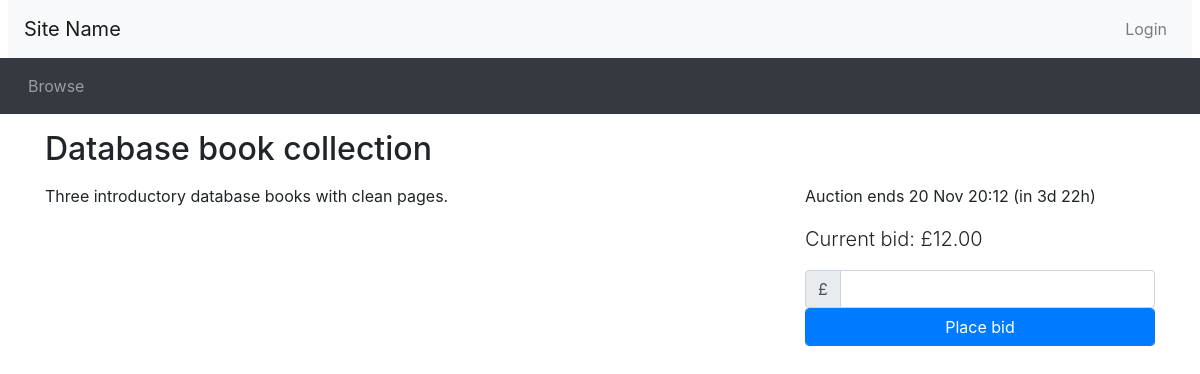
The page /listing.php?item_id=4 on the database its author committed.
### tables this page shows
CREATE TABLE Auction (
 auctionID INTEGER AUTO_INCREMENT PRIMARY KEY,
 sellerID INTEGER NOT NULL,
 categoryID INTEGER NOT NULL,
 title VARCHAR(200) NOT NULL,
 description TEXT NOT NULL,
 itemCondition VARCHAR(100),
 startingPrice DECIMAL(10,2) NOT NULL CHECK (startingPrice > 0),
 reservePrice DECIMAL(10,2),
 bidIncrement DECIMAL(10,2) NOT NULL CHECK (bidIncrement > 0),
 startsAt TIMESTAMP NOT NULL,
 endsAt TIMESTAMP NOT NULL,
 status VARCHAR(30) NOT NULL DEFAULT 'open' CHECK (status IN ('open','sold','unsold','cancelled')),
 FOREIGN KEY (sellerID) REFERENCES Seller(userID),
 FOREIGN KEY (categoryID) REFERENCES Category(categoryID),
 CHECK (reservePrice IS NULL OR reservePrice >= startingPrice),
 CHECK (endsAt > startsAt),
 INDEX auctions_end (status, endsAt),
 INDEX auctions_category (categoryID, status)
);

### src/utilities.php (called while the page is built, shortened)
<?php
function display_time_remaining($interval) {
    if ($interval->days == 0 && $interval->h == 0) {
      $time_remaining = $interval->format('%im %Ss');
    }
    else if ($interval->days == 0) {
      $time_remaining = $interval->format('%hh %im');
    }
    else {
      $time_remaining = $interval->format('%ad %hh');
    }
  return $time_remaining;
}
?>

### src/listing.php (the view, shortened to what this page needs)
<?php include_once("header.php")?>
<?php require("utilities.php")?>
<?php
  $pdo=connect_db();
  $item_id = filter_input(INPUT_GET,'item_id',FILTER_VALIDATE_INT);
  $stmt=$pdo->prepare("SELECT * FROM Auction WHERE auctionID=?");
  $stmt->execute([$item_id]);
  $auction=$stmt->fetch(PDO::FETCH_ASSOC);
  $title = $auction["title"];
  $description = $auction["description"];
  $current_price = $auction["startingPrice"];
  $end_time = new DateTime($auction["endsAt"]);
  $status=$auction["status"];
  $now = new DateTime();
  if ($now < $end_time){
    $time_to_end = date_diff($now, $end_time);
    $time_remaining = ' (in ' . display_time_remaining($time_to_end) . ')';
  }
  ?>
<div class="container">
<div class="row">
  <div class="col-sm-8">
    <h2 class="my-3"><?php echo htmlspecialchars($title, ENT_QUOTES, 'UTF-8'); ?></h2>
  </div>
</div>
<div class="row">
  <div class="col-sm-8">
    <div class="itemDescription">
    <?php echo nl2br(htmlspecialchars($description, ENT_QUOTES, 'UTF-8')); ?>
    </div>
  </div>
  <div class="col-sm-4">
<?php if ($now >= $end_time): ?>
     <p>This auction ended <?php echo(date_format($end_time, 'j M H:i')) ?></p>
     <p>Auction status: <?php echo htmlspecialchars($status, ENT_QUOTES,'UTF-8'); ?></p>
<?php else: ?>
     <p>Auction ends <?php echo(date_format($end_time, 'j M H:i') . $time_remaining) ?></p>
     <p class="lead">Current bid: £<?php echo(number_format($current_price, 2)) ?></p>
    <form method="POST" action="place_bid.php">
      <div class="input-group">
        <div class="input-group-prepend">
          <span class="input-group-text">£</span>
        </div>
	    <input type="number" class="form-control" id="bid">
      </div>
      <button type="submit" class="btn btn-primary form-control">Place bid</button>
    </form>
<?php endif ?>
  </div>
</div>
<?php include_once("footer.php")?>

### rows shown on the page
auction: title "Database book collection", description "Three introductory database books with clean pages.", endsAt "20 Nov 20:12", endsAt "(in 3d 22h)", startingPrice "12.00"
